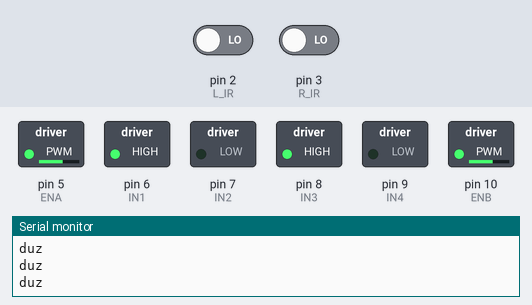
Bench run of a sketch on a simulated Arduino Uno, built with avr-gcc and run on an emulated ATmega328P. Shown: switched loads named in the sketch (green lamp = pin HIGH), the last lines printed to the serial monitor. The inputs (shaded band) are chosen by the test bench; at power-on: pin 2 (L_IR) LOW, pin 3 (R_IR) LOW.

Above: at 1.2 s.
1.3 s: pin 2 (L_IR) driven HIGH
At 1.6 s:
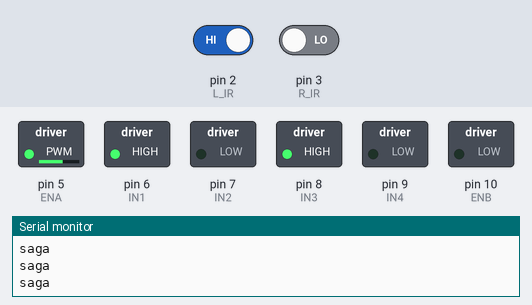
2.8 s: pin 3 (R_IR) driven HIGH
At 4.0 s:
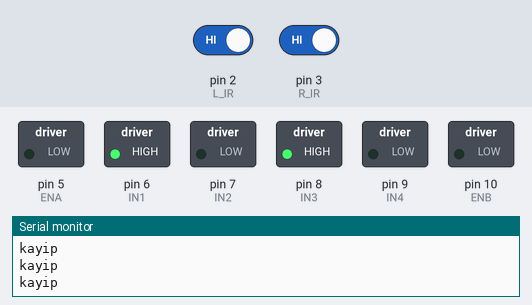
4.3 s: pin 2 (L_IR) driven LOW
At 5.2 s:
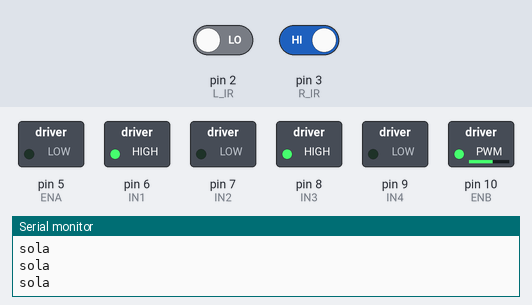
5.8 s: pin 3 (R_IR) driven LOW
At 6.4 s:
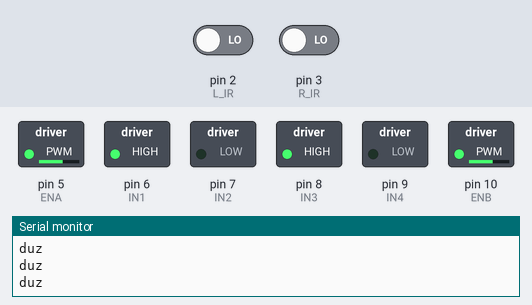
Timing chart, 0 to 8.3 s (numbered marks = the images above; inputs shaded):
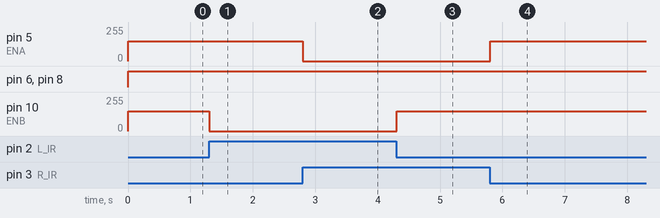

The sketch:

cizgi_izleyen.ino
```cpp
// ESOF 323, 1. hafta: iki sensörlü aç-kapa (bang-bang) çizgi izleyen, L298N sürücü
// Sol IR OUT -> D2, sağ IR OUT -> D3 (çizgiyi görünce LOW)
// L298N: ENA D5, IN1 D6, IN2 D7, IN3 D8, IN4 D9, ENB D10; OUT1/OUT2 sol motor, OUT3/OUT4 sağ motor
const int L_IR = 2, R_IR = 3;
const int ENA = 5, IN1 = 6, IN2 = 7, IN3 = 8, IN4 = 9, ENB = 10;

void drive(int left, int right) {
  digitalWrite(IN1, left >= 0);  digitalWrite(IN2, left < 0);
  digitalWrite(IN3, right >= 0); digitalWrite(IN4, right < 0);
  analogWrite(ENA, abs(left));   analogWrite(ENB, abs(right));
}

void setup() {
  Serial.begin(9600);
  pinMode(L_IR, INPUT); pinMode(R_IR, INPUT);
  for (int p = 5; p <= 10; p++) pinMode(p, OUTPUT);
}

void loop() {
  bool l = digitalRead(L_IR) == LOW;   // çoğu IR modülünde LOW = çizgi algılandı
  bool r = digitalRead(R_IR) == LOW;
  if (l && r)   { drive(150, 150); Serial.println("duz"); }
  else if (l)   { drive(0, 150);   Serial.println("sola"); }
  else if (r)   { drive(150, 0);   Serial.println("saga"); }
  else          { drive(0, 0);     Serial.println("kayip"); }
  delay(100);
}
```

Measured:
- after the input at 1.3 s, pin 10 (ENB): 150/255 → 0/255 at once
- after the input at 2.8 s, pin 5 (ENA): 150/255 → 0/255 at once
- after the input at 4.3 s, pin 10 (ENB): 0/255 → 150/255 at once
- after the input at 5.8 s, pin 5 (ENA): 0/255 → 150/255 at once
